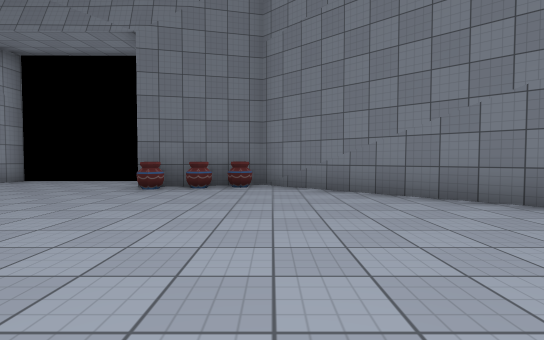
[1] (above)

23 first-person views from a walk through a scene from a Unity 3-D project. The camera is 1.2 m above the floor, tilts 2° down and sees 85° across. Doors are open. The floor is counted in squares, 2 m on a side. Each view is taken from the middle of a square. On the plan, view 1 faces up. The plan holds only what a view shows up to about 9 squares ahead; the rest is blank. The place goes on beyond the plan. The player character is not drawn. Some surface patterns are stand-ins.

[2]
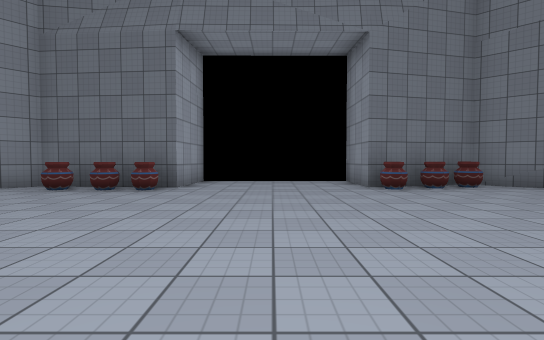

[3]
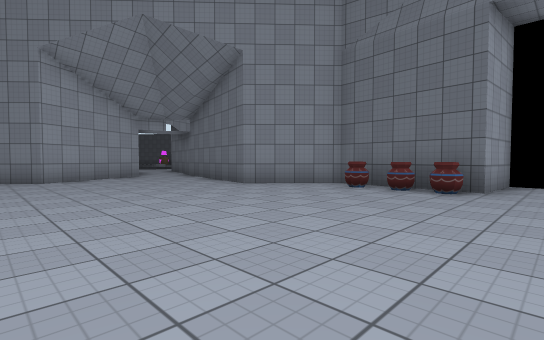

[4]
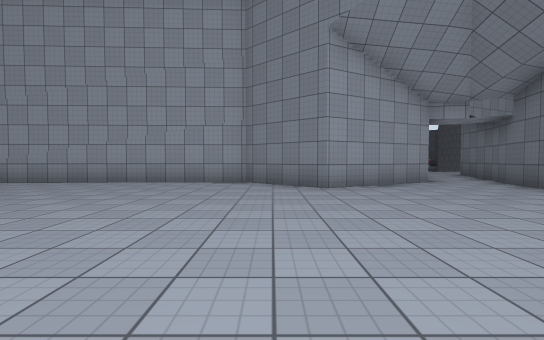

[5]
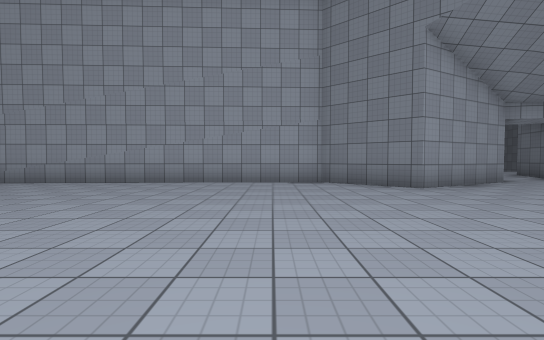

[6]
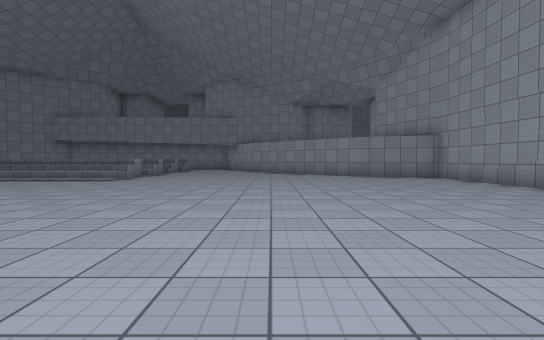

[7]
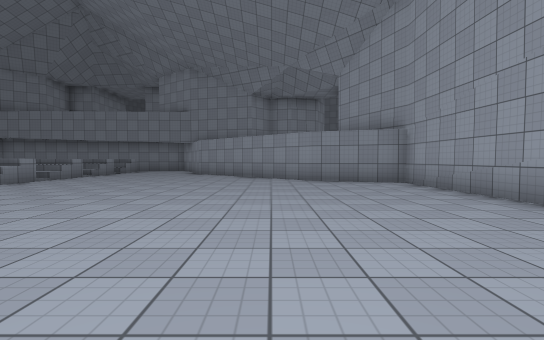

[8]
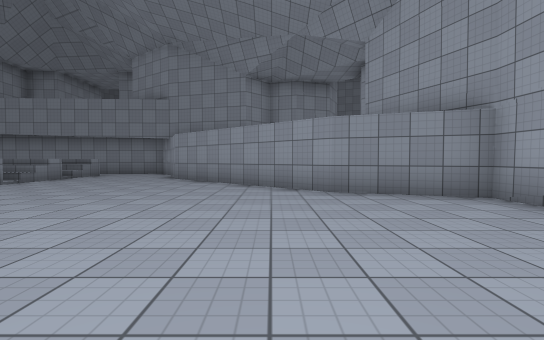

[9]
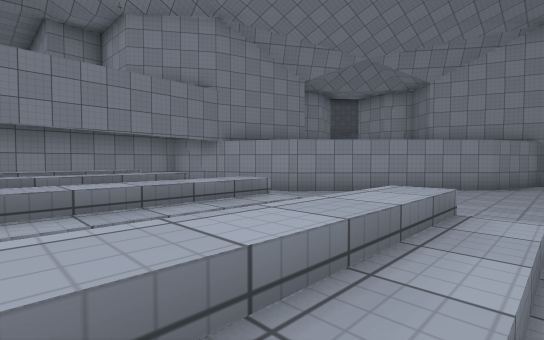

[10]
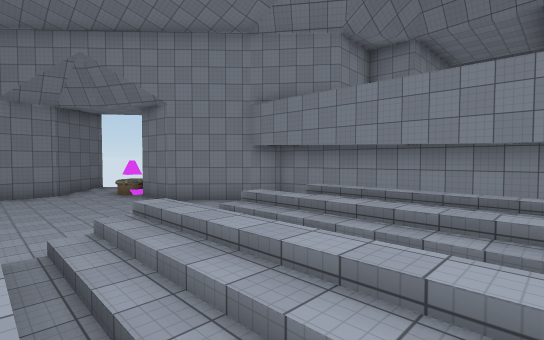

[11]
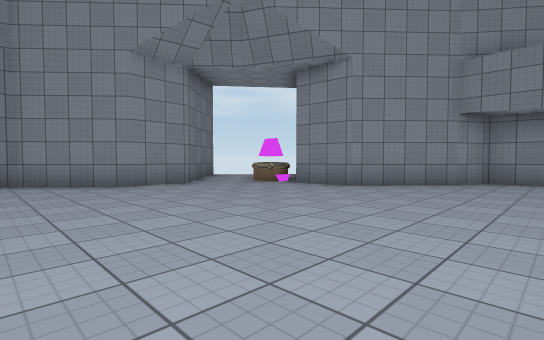

[12]
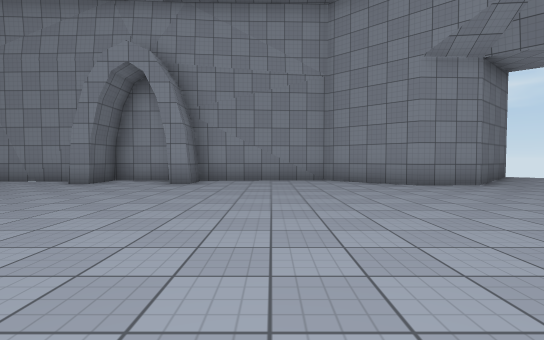

[13]
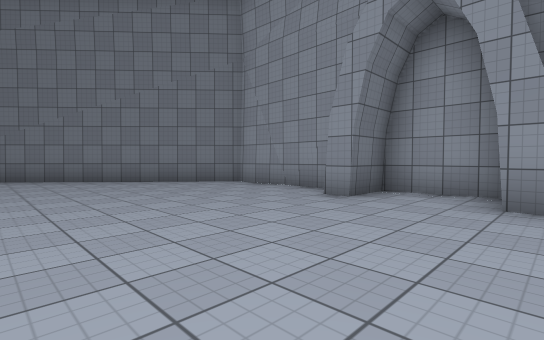

[14]
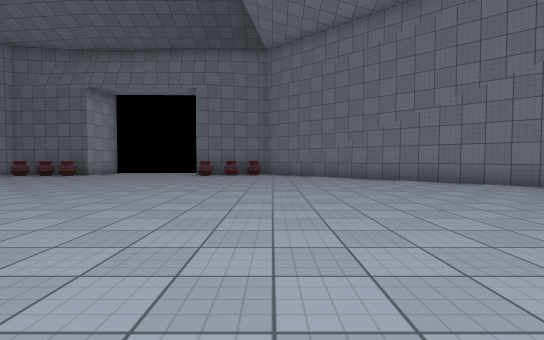

[15]
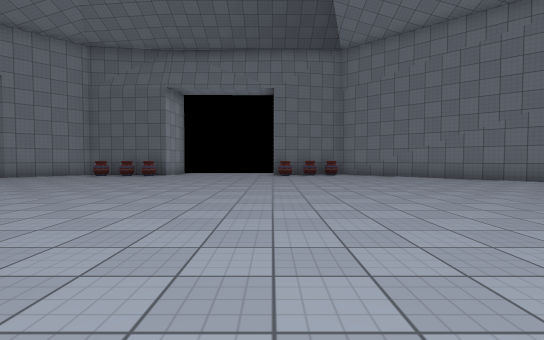

[16]
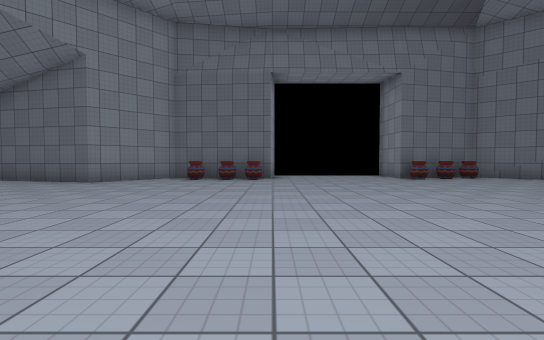

[17]
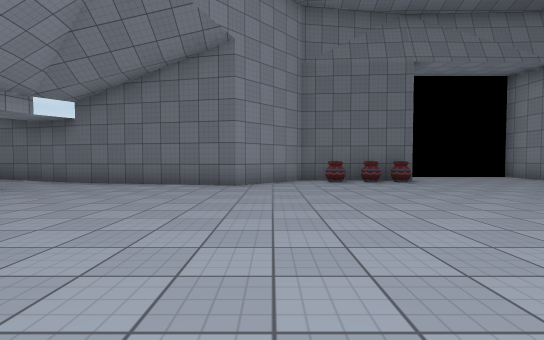

[18]
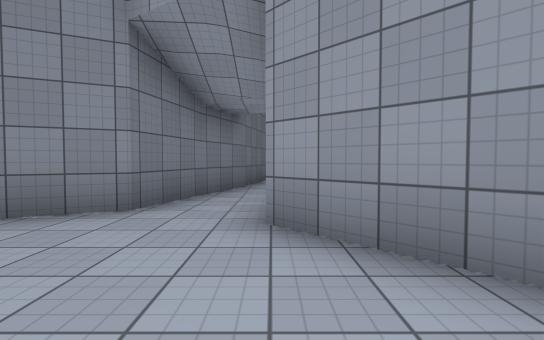

[19]
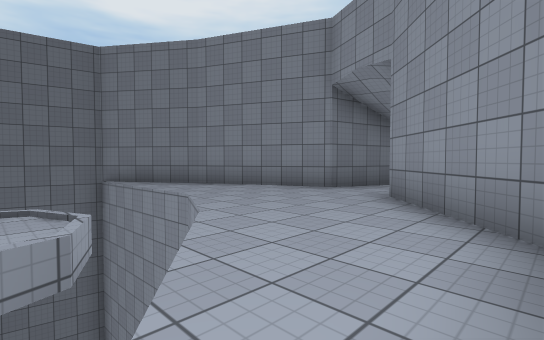

[20]
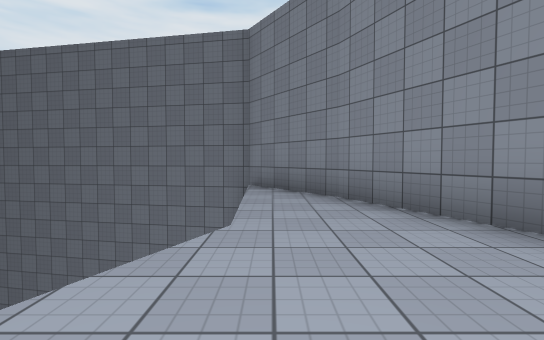

[21]
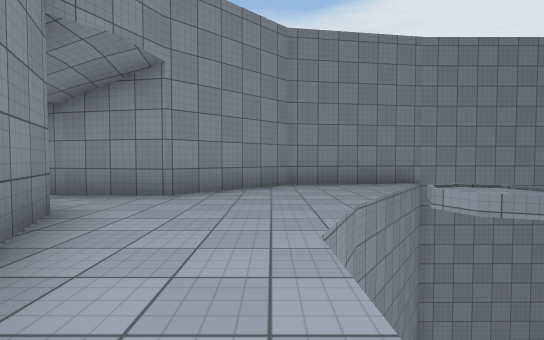

[22]
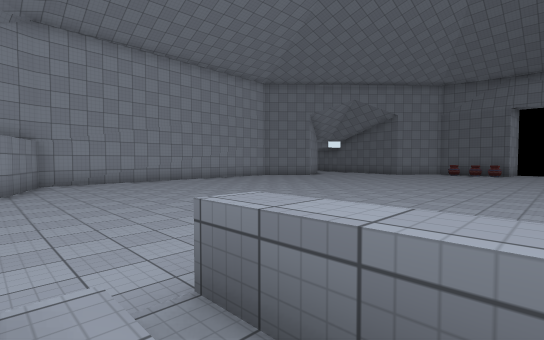

[23]
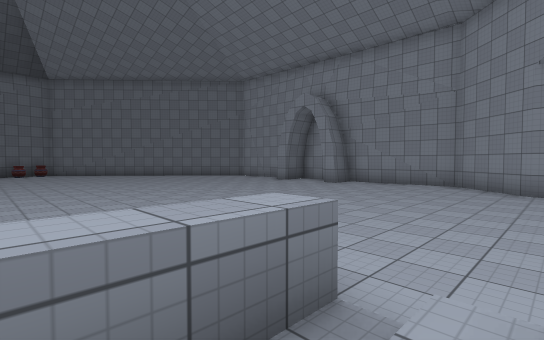

### Floor plan
Key: @ floor where view 1 was taken; # wall or solid block; . main floor; : floor 0.25 m higher than the main floor; / step, stairs or slope; = window, fence, low wall or low ledge; v drop or lower ground; O other object.
Columns run from 28 left of view 1 to 8 right of it. Each row starts with its distance up from view 1.
 13 vv####
 12    vvv#
 11      v.#
 10       .##
  9       ..#               ##
  8       ..##           #...#
  7      v...###     #####...##O##
  6   v:v......#######.OO....OO..##
  5   vvv...#......##.............##
  4    v...#####...................##
  3  vv..###   #.....................#
  2 ######      #.....................##
  1             #......................##
  0            #................@.......#
 -1            #........................#
 -2            #........................#
 -3            #.......................##
 -4            #........................#
 -5            #............ ...........#
 -6            #............ ..........##
 -7            #............ ...........#
 -8            #............   .........#
 -9            #..........///  .........#
-10            #..........//// .........#
-11            ##........./////........#
-12             ###......./////.......#
-13               ##....../////.......##
-14                ##...../////........##
-15                 ##..../////....##=::
-16                  ##   /////...##
-17                   #   /////..##
-18                          #####
-19                     #####

Where each view was taken, in squares from view 1:
view 1: 0 up, 0 right, facing up
view 2: 0 up, 5 left, facing up
view 3: 0 up, 6 left, facing up-left
view 4: 0 up, 9 left, facing left
view 5: 2 down, 9 left, facing left
view 6: 1 down, 11 left, facing down
view 7: 3 down, 13 left, facing down
view 8: 6 down, 13 left, facing down
view 9: 10 down, 4 left, facing down-left
view 10: 11 down, 6 left, facing down-right
view 11: 9 down, 1 left, facing down-right
view 12: 8 down, 1 left, facing right
view 13: 6 down, 2 right, facing up-right
view 14: 5 down, 0 right, facing up
view 15: 5 down, 3 left, facing up
view 16: 3 down, 7 left, facing up
view 17: 2 down, 11 left, facing up
view 18: 5 up, 23 left, facing right
view 19: 3 up, 25 left, facing up-right
view 20: 5 up, 22 left, facing up
view 21: 10 up, 22 left, facing down
view 22: 12 down, 5 left, facing up-left
view 23: 12 down, 3 left, facing up-right
